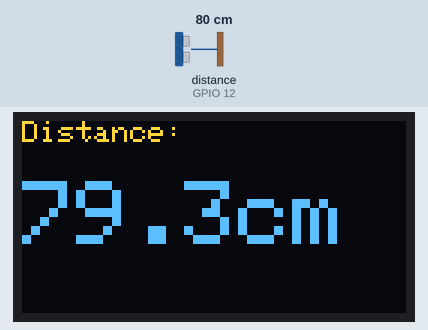
Recording of a sketch running on a simulated ESP32. Parts: 128×64 one-colour display. Wiring (inferred from the names in the program): ultrasonic range finder: trigger GPIO 13; echo GPIO 12. The inputs (shaded band) are chosen by the test bench; at power-on: distance to the obstacle (sensor on GPIO 12) 80 cm. The echo pulse lasts 58.3 µs per cm; the OLED is the two-colour kind (top 16 rows yellow); what the sketch prints to the serial monitor is not drawn.

Above: at 1.2 s.
1.3 s: distance to the obstacle (sensor on GPIO 12) set to 2 cm
At 2.5 s:
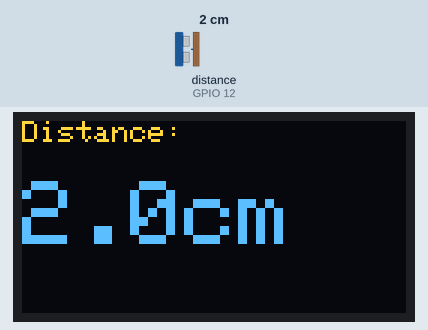
2.8 s: distance to the obstacle (sensor on GPIO 12) set to 4 cm
At 3.3 s:
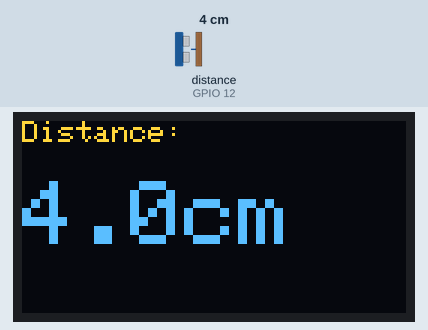
4.4 s: distance to the obstacle (sensor on GPIO 12) set to 9 cm
At 5.3 s:
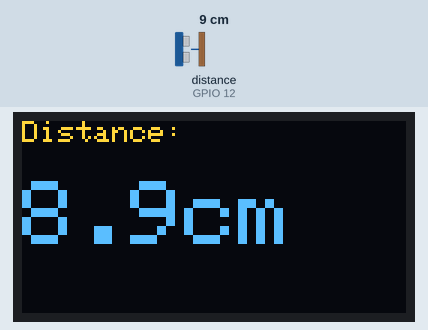
Timing chart, 0 to 7.4 s (numbered marks = the images above; inputs shaded):
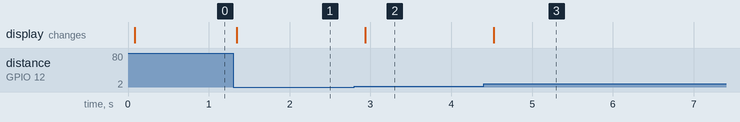

Measured:
- after the input at 1.3 s, the display: changes after 0.05 s (image 1)
- after the input at 2.8 s, the display: changes after 0.13 s (image 2)
- after the input at 4.4 s, the display: changes after 0.12 s (image 3)

The sketch:

US-distance-oled.ino
```cpp
#include <Wire.h>
#include <Adafruit_GFX.h>
#include <Adafruit_SH110X.h>

#define TRIG 13    // D7
#define ECHO 12    // D6

Adafruit_SH1106G display(128, 64, &Wire, -1);

void setup() {
  Serial.begin(115200);

  pinMode(TRIG, OUTPUT);
  pinMode(ECHO, INPUT);

  Wire.begin(4, 5);    // SDA = D2, SCk = D1

  display.begin(0x3C, true);
  display.clearDisplay();
  display.display();
}

void loop() {

  // Send ultrasonic pulse
  digitalWrite(TRIG, LOW);
  delayMicroseconds(2);

  digitalWrite(TRIG, HIGH);
  delayMicroseconds(10);

  digitalWrite(TRIG, LOW);

  // Read echo
  long duration = pulseIn(ECHO, HIGH);

  // Calculate distance
  float distance = duration * 0.034 / 2;

  // Serial Monitor
  Serial.print("Distance: ");
  Serial.print(distance, 1);
  Serial.println(" cm");

  // OLED
  display.clearDisplay();

  display.setTextColor(SH110X_WHITE);

  display.setTextSize(1);
  display.setCursor(0, 0);
  display.println("Distance:");

  display.setTextSize(3);
  display.setCursor(0, 20);
  display.print(distance, 1);
  display.println("cm");

  display.display();

  delay(150);
}
```
